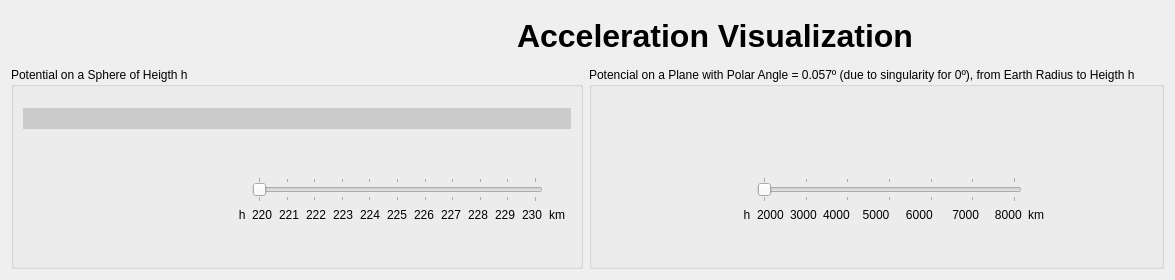
      <widget class="QWidget" name="tab_3">
       <attribute name="title">
        <string>Acceleration Visualization</string>
       </attribute>
       <layout class="QGridLayout" name="gridLayout_15">
        <item row="0" column="0">
         <spacer name="horizontalSpacer_5">
          <property name="orientation">
           <enum>Qt::Horizontal</enum>
          </property>
          <property name="sizeType">
           <enum>QSizePolicy::Minimum</enum>
          </property>
          <property name="sizeHint" stdset="0">
           <size>
            <width>500</width>
            <height>20</height>
           </size>
          </property>
         </spacer>
        </item>
        <item row="0" column="1">
         <widget class="QLabel" name="label_48">
          <property name="font">
           <font>
            <family>Arial</family>
            <pointsize>24</pointsize>
            <weight>75</weight>
            <bold>true</bold>
           </font>
          </property>
          <property name="text">
           <string>Acceleration Visualization</string>
          </property>
         </widget>
        </item>
        <item row="0" column="2">
         <spacer name="verticalSpacer_12">
          <property name="orientation">
           <enum>Qt::Vertical</enum>
          </property>
          <property name="sizeType">
           <enum>QSizePolicy::Fixed</enum>
          </property>
          <property name="sizeHint" stdset="0">
           <size>
            <width>200</width>
            <height>50</height>
           </size>
          </property>
         </spacer>
        </item>
        <item row="1" column="0" colspan="3">
         <layout class="QGridLayout" name="gridLayout_10">
          <item row="0" column="0">
           <widget class="QGroupBox" name="groupBox_3">
            <property name="sizePolicy">
             <sizepolicy hsizetype="Preferred" vsizetype="Preferred">
              <horstretch>8</horstretch>
              <verstretch>0</verstretch>
             </sizepolicy>
            </property>
            <property name="title">
             <string>Potential on a Sphere of Heigth h</string>
            </property>
            <layout class="QGridLayout" name="gridLayout_11">
             <item row="1" column="0" colspan="3">
              <widget class="QWidget" name="widget_5" native="true">
               <property name="sizePolicy">
                <sizepolicy hsizetype="Preferred" vsizetype="Expanding">
                 <horstretch>0</horstretch>
                 <verstretch>0</verstretch>
                </sizepolicy>
               </property>
               <property name="styleSheet">
                <string notr="true">background-color: rgb(203, 203, 203);</string>
               </property>
              </widget>
             </item>
             <item row="2" column="1">
              <spacer name="verticalSpacer_13">
               <property name="orientation">
                <enum>Qt::Vertical</enum>
               </property>
               <property name="sizeType">
                <enum>QSizePolicy::Fixed</enum>
               </property>
               <property name="sizeHint" stdset="0">
                <size>
                 <width>20</width>
                 <height>42</height>
                </size>
               </property>
              </spacer>
             </item>
             <item row="3" column="1">
              <layout class="QGridLayout" name="gridLayout_12">
               <item row="1" column="8">
                <widget class="QLabel" name="label_26">
                 <property name="text">
                  <string>227</string>
                 </property>
                </widget>
               </item>
               <item row="1" column="10">
                <widget class="QLabel" name="label_27">
                 <property name="text">
                  <string>229</string>
                 </property>
                </widget>
               </item>
               <item row="1" column="6">
                <widget class="QLabel" name="label_28">
                 <property name="text">
                  <string>225</string>
                 </property>
                </widget>
               </item>
               <item row="1" column="1">
                <widget class="QLabel" name="label_29">
                 <property name="text">
                  <string>220</string>
                 </property>
                </widget>
               </item>
               <item row="0" column="1" colspan="11">
                <widget class="QSlider" name="horizontalSlider_3">
                 <property name="sizePolicy">
                  <sizepolicy hsizetype="Expanding" vsizetype="Fixed">
                   <horstretch>0</horstretch>
                   <verstretch>0</verstretch>
                  </sizepolicy>
                 </property>
                 <property name="minimum">
                  <number>220</number>
                 </property>
                 <property name="maximum">
                  <number>230</number>
                 </property>
                 <property name="singleStep">
                  <number>1</number>
                 </property>
                 <property name="pageStep">
                  <number>1</number>
                 </property>
                 <property name="value">
                  <number>220</number>
                 </property>
                 <property name="sliderPosition">
                  <number>220</number>
                 </property>
                 <property name="tracking">
                  <bool>false</bool>
                 </property>
                 <property name="orientation">
                  <enum>Qt::Horizontal</enum>
                 </property>
                 <property name="invertedAppearance">
                  <bool>false</bool>
                 </property>
                 <property name="invertedControls">
                  <bool>false</bool>
                 </property>
                 <property name="tickPosition">
                  <enum>QSlider::TicksBothSides</enum>
                 </property>
                 <property name="tickInterval">
                  <number>1</number>
                 </property>
                </widget>
               </item>
               <item row="1" column="11">
                <widget class="QLabel" name="label_30">
                 <property name="text">
                  <string>230</string>
                 </property>
                </widget>
               </item>
               <item row="1" column="4">
                <widget class="QLabel" name="label_31">
                 <property name="text">
                  <string>223</string>
                 </property>
                </widget>
               </item>
               <item row="1" column="9">
                <widget class="QLabel" name="label_32">
                 <property name="text">
                  <string>228</string>
                 </property>
                </widget>
               </item>
               <item row="1" column="7">
                <widget class="QLabel" name="label_33">
                 <property name="text">
                  <string>226</string>
                 </property>
                </widget>
               </item>
               <item row="1" column="3">
                <widget class="QLabel" name="label_34">
                 <property name="text">
                  <string>222</string>
                 </property>
                </widget>
               </item>
               <item row="1" column="2">
                <widget class="QLabel" name="label_35">
                 <property name="text">
                  <string>221</string>
                 </property>
                </widget>
               </item>
               <item row="1" column="5">
                <widget class="QLabel" name="label_36">
                 <property name="text">
                  <string>224</string>
                 </property>
                </widget>
               </item>
               <item row="1" column="12">
                <widget class="QLabel" name="label_37">
                 <property name="text">
                  <string>km</string>
                 </property>
                </widget>
               </item>
               <item row="1" column="0">
                <widget class="QLabel" name="label_38">
                 <property name="text">
                  <string>   h</string>
                 </property>
                </widget>
               </item>
              </layout>
             </item>
             <item row="3" column="0">
              <spacer name="horizontalSpacer_6">
               <property name="orientation">
                <enum>Qt::Horizontal</enum>
               </property>
               <property name="sizeType">
                <enum>QSizePolicy::Minimum</enum>
               </property>
               <property name="sizeHint" stdset="0">
                <size>
                 <width>200</width>
                 <height>20</height>
                </size>
               </property>
              </spacer>
             </item>
             <item row="4" column="1">
              <spacer name="verticalSpacer_14">
               <property name="orientation">
                <enum>Qt::Vertical</enum>
               </property>
               <property name="sizeType">
                <enum>QSizePolicy::Fixed</enum>
               </property>
               <property name="sizeHint" stdset="0">
                <size>
                 <width>20</width>
                 <height>35</height>
                </size>
               </property>
              </spacer>
             </item>
             <item row="0" column="0">
              <spacer name="verticalSpacer_15">
               <property name="orientation">
                <enum>Qt::Vertical</enum>
               </property>
               <property name="sizeType">
                <enum>QSizePolicy::Fixed</enum>
               </property>
               <property name="sizeHint" stdset="0">
                <size>
                 <width>0</width>
                 <height>12</height>
                </size>
               </property>
              </spacer>
             </item>
            </layout>
           </widget>
          </item>
          <item row="0" column="1">
           <widget class="QGroupBox" name="groupBox_4">
            <property name="sizePolicy">
             <sizepolicy hsizetype="Preferred" vsizetype="Preferred">
              <horstretch>6</horstretch>
              <verstretch>0</verstretch>
             </sizepolicy>
            </property>
            <property name="title">
             <string>Potencial on a Plane with Polar Angle = 0.057º (due to singularity for 0º), from Earth Radius to Heigth h</string>
            </property>
            <layout class="QGridLayout" name="gridLayout_13">
             <item row="0" column="1">
              <spacer name="verticalSpacer_16">
               <property name="orientation">
                <enum>Qt::Vertical</enum>
               </property>
               <property name="sizeType">
                <enum>QSizePolicy::Fixed</enum>
               </property>
               <property name="sizeHint" stdset="0">
                <size>
                 <width>20</width>
                 <height>25</height>
                </size>
               </property>
              </spacer>
             </item>
             <item row="1" column="0" colspan="4">
              <widget class="QWidget" name="widget_6" native="true">
               <property name="sizePolicy">
                <sizepolicy hsizetype="Preferred" vsizetype="Expanding">
                 <horstretch>0</horstretch>
                 <verstretch>0</verstretch>
                </sizepolicy>
               </property>
               <property name="styleSheet">
                <string notr="true">background-color: rgb(203, 203, 203);</string>
               </property>
              </widget>
             </item>
             <item row="2" column="2">
              <spacer name="verticalSpacer_17">
               <property name="orientation">
                <enum>Qt::Vertical</enum>
               </property>
               <property name="sizeType">
                <enum>QSizePolicy::Fixed</enum>
               </property>
               <property name="sizeHint" stdset="0">
                <size>
                 <width>20</width>
                 <height>50</height>
                </size>
               </property>
              </spacer>
             </item>
             <item row="3" column="0">
              <spacer name="horizontalSpacer_7">
               <property name="orientation">
                <enum>Qt::Horizontal</enum>
               </property>
               <property name="sizeType">
                <enum>QSizePolicy::Fixed</enum>
               </property>
               <property name="sizeHint" stdset="0">
                <size>
                 <width>110</width>
                 <height>20</height>
                </size>
               </property>
              </spacer>
             </item>
             <item row="3" column="1" colspan="2">
              <layout class="QGridLayout" name="gridLayout_14">
               <item row="1" column="5">
                <widget class="QLabel" name="label_42">
                 <property name="text">
                  <string>   6000</string>
                 </property>
                </widget>
               </item>
               <item row="1" column="7">
                <widget class="QLabel" name="label_44">
                 <property name="text">
                  <string>   8000</string>
                 </property>
                </widget>
               </item>
               <item row="1" column="1">
                <widget class="QLabel" name="label_41">
                 <property name="text">
                  <string>2000</string>
                 </property>
                </widget>
               </item>
               <item row="0" column="1" colspan="7">
                <widget class="QSlider" name="horizontalSlider_4">
                 <property name="minimum">
                  <number>2</number>
                 </property>
                 <property name="maximum">
                  <number>8</number>
                 </property>
                 <property name="singleStep">
                  <number>1</number>
                 </property>
                 <property name="pageStep">
                  <number>1</number>
                 </property>
                 <property name="value">
                  <number>2</number>
                 </property>
                 <property name="sliderPosition">
                  <number>2</number>
                 </property>
                 <property name="tracking">
                  <bool>false</bool>
                 </property>
                 <property name="orientation">
                  <enum>Qt::Horizontal</enum>
                 </property>
                 <property name="invertedAppearance">
                  <bool>false</bool>
                 </property>
                 <property name="invertedControls">
                  <bool>false</bool>
                 </property>
                 <property name="tickPosition">
                  <enum>QSlider::TicksBothSides</enum>
                 </property>
                 <property name="tickInterval">
                  <number>1</number>
                 </property>
                </widget>
               </item>
               <item row="1" column="4">
                <widget class="QLabel" name="label_43">
                 <property name="text">
                  <string>  5000</string>
                 </property>
                </widget>
               </item>
               <item row="1" column="0">
                <widget class="QLabel" name="label_47">
                 <property name="text">
                  <string>        h</string>
                 </property>
                </widget>
               </item>
               <item row="1" column="2">
                <widget class="QLabel" name="label_45">
                 <property name="text">
                  <string>3000</string>
                 </property>
                </widget>
               </item>
               <item row="1" column="8">
                <widget class="QLabel" name="label_46">
                 <property name="text">
                  <string>km</string>
                 </property>
                </widget>
               </item>
               <item row="1" column="6">
                <widget class="QLabel" name="label_39">
                 <property name="text">
                  <string>    7000</string>
                 </property>
                </widget>
               </item>
               <item row="1" column="3">
                <widget class="QLabel" name="label_40">
                 <property name="text">
                  <string>4000</string>
                 </property>
                </widget>
               </item>
              </layout>
             </item>
             <item row="4" column="2">
              <spacer name="verticalSpacer_18">
               <property name="orientation">
                <enum>Qt::Vertical</enum>
               </property>
               <property name="sizeType">
                <enum>QSizePolicy::Fixed</enum>
               </property>
               <property name="sizeHint" stdset="0">
                <size>
                 <width>20</width>
                 <height>35</height>
                </size>
               </property>
              </spacer>
             </item>
            </layout>
           </widget>
          </item>
         </layout>
        </item>
       </layout>
      </widget>
